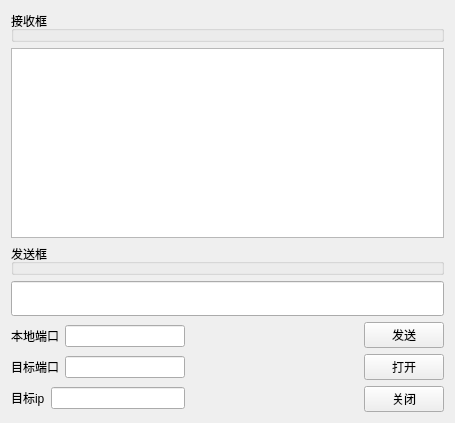
<?xml version="1.0" encoding="UTF-8"?>
<ui version="4.0">
 <class>Widget</class>
 <widget class="QWidget" name="Widget">
  <property name="geometry">
   <rect>
    <x>0</x>
    <y>0</y>
    <width>455</width>
    <height>423</height>
   </rect>
  </property>
  <property name="windowTitle">
   <string>Widget</string>
  </property>
  <layout class="QGridLayout" name="gridLayout">
   <item row="0" column="0">
    <layout class="QVBoxLayout" name="verticalLayout_3">
     <item>
      <widget class="QGroupBox" name="groupBox">
       <property name="title">
        <string>接收框</string>
       </property>
      </widget>
     </item>
     <item>
      <widget class="QPlainTextEdit" name="recvEdit">
       <property name="readOnly">
        <bool>true</bool>
       </property>
      </widget>
     </item>
     <item>
      <widget class="QGroupBox" name="groupBox_2">
       <property name="title">
        <string>发送框</string>
       </property>
      </widget>
     </item>
     <item>
      <widget class="QLineEdit" name="sendEdit">
       <property name="minimumSize">
        <size>
         <width>0</width>
         <height>35</height>
        </size>
       </property>
      </widget>
     </item>
     <item>
      <layout class="QHBoxLayout" name="horizontalLayout_4">
       <item>
        <layout class="QVBoxLayout" name="verticalLayout">
         <item>
          <layout class="QHBoxLayout" name="horizontalLayout_3">
           <item>
            <widget class="QLabel" name="label">
             <property name="text">
              <string>本地端口</string>
             </property>
            </widget>
           </item>
           <item>
            <widget class="QLineEdit" name="localPort"/>
           </item>
          </layout>
         </item>
         <item>
          <layout class="QHBoxLayout" name="horizontalLayout_2">
           <item>
            <widget class="QLabel" name="label_2">
             <property name="text">
              <string>目标端口</string>
             </property>
            </widget>
           </item>
           <item>
            <widget class="QLineEdit" name="aimPort"/>
           </item>
          </layout>
         </item>
         <item>
          <layout class="QHBoxLayout" name="horizontalLayout">
           <item>
            <widget class="QLabel" name="label_3">
             <property name="text">
              <string>目标ip</string>
             </property>
            </widget>
           </item>
           <item>
            <widget class="QLineEdit" name="aimIP">
             <property name="minimumSize">
              <size>
               <width>131</width>
               <height>0</height>
              </size>
             </property>
             <property name="text">
              <string/>
             </property>
            </widget>
           </item>
          </layout>
         </item>
        </layout>
       </item>
       <item>
        <spacer name="horizontalSpacer">
         <property name="orientation">
          <enum>Qt::Horizontal</enum>
         </property>
         <property name="sizeHint" stdset="0">
          <size>
           <width>40</width>
           <height>20</height>
          </size>
         </property>
        </spacer>
       </item>
       <item>
        <layout class="QVBoxLayout" name="verticalLayout_2">
         <item>
          <widget class="QPushButton" name="sendBt">
           <property name="text">
            <string>发送</string>
           </property>
          </widget>
         </item>
         <item>
          <widget class="QPushButton" name="openBt">
           <property name="text">
            <string>打开</string>
           </property>
          </widget>
         </item>
         <item>
          <widget class="QPushButton" name="closeBt">
           <property name="text">
            <string>关闭</string>
           </property>
          </widget>
         </item>
        </layout>
       </item>
      </layout>
     </item>
    </layout>
   </item>
  </layout>
  <zorder>groupBox_4</zorder>
  <zorder>groupBox_3</zorder>
  <zorder>groupBox</zorder>
  <zorder>groupBox_2</zorder>
  <zorder>localPort</zorder>
  <zorder>label</zorder>
  <zorder>openBt</zorder>
  <zorder>closeBt</zorder>
  <zorder>aimPort</zorder>
  <zorder>label_2</zorder>
  <zorder></zorder>
  <zorder>recvEdit</zorder>
  <zorder>sendEdit</zorder>
  <zorder>label_3</zorder>
  <zorder>aimIP</zorder>
  <zorder>horizontalSpacer</zorder>
 </widget>
 <layoutdefault spacing="6" margin="11"/>
 <resources/>
 <connections/>
</ui>
